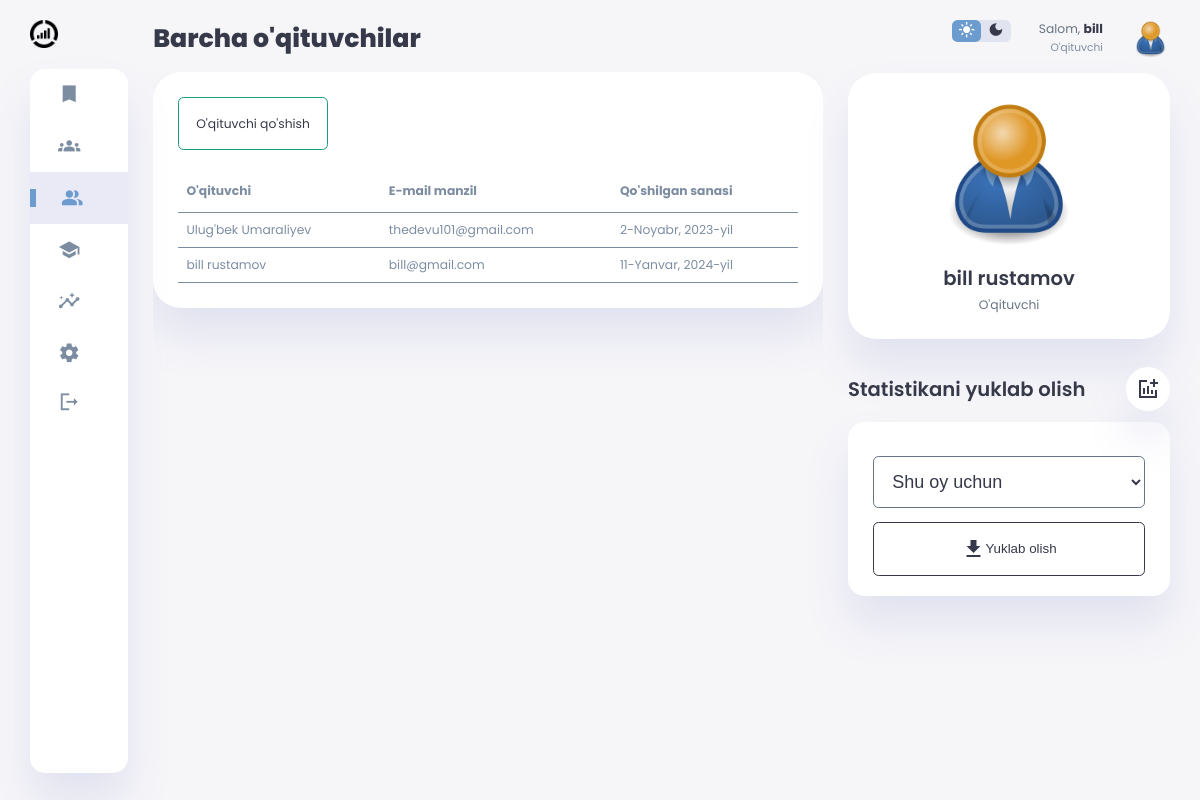
The page /teachers/ (signed in) on the database its author committed.
### app_users/models.py (models this page shows, shortened)
class User(AbstractUser):
    first_name = models.CharField(max_length=200, verbose_name="Ism")
    last_name = models.CharField(max_length=200, verbose_name="Familiya")
    email = models.EmailField(max_length=200, verbose_name="E-mail manzil", null=True, blank=True, unique=True)
    job = models.CharField(max_length=200, default="O'qituvchi", blank=True, null=True)
    profile_picture = models.ImageField(upload_to='thedevu101-admin-media/profile-pictures/',
                                        null=True,
                                        blank=True,
                                        default='profile-pictures/user-default.png', verbose_name="Profil rasmi")
    created = models.DateTimeField(auto_now_add=True)
    updated = models.DateTimeField(auto_now=True)
    id = models.UUIDField(default=uuid.uuid4, editable=False, primary_key=True, unique=True)
    REQUIRED_FIELDS = ['first_name', 'last_name', 'email']
    @property
    def full_name(self):
        return f"{self.first_name} {self.last_name}"
    class Meta:
        unique_together = [
            ['first_name', 'last_name']
        ]

### app_main/views.py (the view)
# urls.py: path('teachers/', views.teachers, name='teachers'),
@login_required(login_url="signin")
def teachers(request):
    context = {
        "title": "Barcha o'qituvchilar",
        "teachers": True,
        "teachers_list": User.objects.all().order_by(
            "last_name", "first_name", "-created"
        ),
    }
    return render(request, "app_main/teachers.html", context)

### app_main/templates/app_main/teachers.html (shortened to what this page needs)
{% extends 'base.html' %}
{% load static %}
{% block content %}
{% include 'components/_navbar.html' %}
<main>
    <h1>Barcha o'qituvchilar</h1>
    <div class="card-wrapper">
        <div class="card">
            <a class="button add-button" href="{% url 'add_teacher' %}">O'qituvchi qo'shish</a>
            <table>
                <thead>
                    <tr>
                        <th>№</td>
                        <th>O'qituvchi</td>
                        <th>E-mail manzil</td>
                        <th>Qo'shilgan sanasi</td>
                    </tr>
                </thead>
                <tbody>
                    {% for teacher in teachers_list %}
                    <tr>
                        <td>{{ teacher.full_name }}</td>
                        <td>{% if teacher.email %} {{ teacher.email }} {% else %} - {% endif %}</td>
                        <td>{{ teacher.created|date }}</td>
                    </tr>
                    {% endfor %}
                </tbody>
            </table>
        </div>
    </div>
</main>
{% include 'components/_right_block.html' %}
{% endblock content %}

### templates/base.html (shortened to what this page needs)
<!DOCTYPE html>
{% load static %}
<html lang="en">
<head>
  <link rel="stylesheet" href="{% static 'style.css' %}" />
</head>
<body class='dark-mode-variables'>
  <div class="container">{% block content %} {% endblock content %}</div>
</body>
</html>

### templates/components/_navbar.html (shortened to what this page needs)
{% load static %}
<aside>
    <div class="toggle">
        <div class="logo">
            <img src="{% static 'favicon.png' %}">
        </div>
    </div>
    <div class="sidebar">
        <a href="{% url 'subjects' %}" class="{% if subjects == True %} active {% endif %}">
                    <span class="material-icons-sharp">
                    </span>
        </a>
        <a href="{% url 'groups' %}" class="{% if groups == True %} active {% endif %}">
                    <span class="material-icons-sharp">
                    </span>
        </a>
        <a href="{% url 'teachers' %}" class="{% if teachers == True %} active {% endif %}">
                    <span class="material-icons-sharp">
                    </span>
        </a>
        <a href="{% url 'pupils' %}" class="{% if pupils == True %} active {% endif %}">
                    <span class="material-icons-sharp">
                    </span>
        </a>
        <a href="{% url 'dashboard' %}" class="{% if dashboard == True %} active {% endif %}">
                    <span class="material-icons-sharp">
                    </span>
        </a>
        <a href="{% url 'settings' %}" class="{% if settings == True %} active {% endif %}">
                    <span class="material-icons-sharp">
                    </span>
        </a>
        <a href="{% url 'signout' %}">
                    <span class="material-icons-sharp">
                    </span>
        </a>
    </div>
</aside>

### templates/components/_right_block.html (shortened to what this page needs)
{% load static %}
<div class="right-section">
    <div class="nav">
        <div class="dark-mode">
            <span class="material-icons-sharp">
            </span>
            <span class="material-icons-sharp">
            </span>
        </div>
        <div class="profile">
            <div class="info">
		    <p>Salom, <b>{{ request.user.first_name }}</b></p>
                <small class="text-muted">{{ request.user.job }}</small>
            </div>
            <div class="profile-photo">
                <img src="{{ request.user.profile_picture.url }}" alt="{{ request.user.full_name }}"
                    title="{{ request.user.full_name }}">
            </div>
        </div>
    </div>
    <div class="user-profile">
        <div class="logo" style="display: flex; flex-direction: column; align-items: center;">
            {% if not request.user.profile_picture %}
            <img src="{% static 'profile-pictures/user-default.png' %}" title="{{ request.user.full_name }}">
            {% else %}
            <img src="{{ request.user.profile_picture.url }}" alt="{{ request.user.full_name }}"
                title="{{ request.user.full_name }}">
            {% endif %}
            <h2>{{ request.user.full_name }}</h2>
            <p>{{ request.user.job }}</p>
        </div>
    </div>
    <div class="reminders">
        <div class="header">
            <h2>Statistikani yuklab olish</h2>
            <span class="material-icons-sharp">
            </span>
        </div>
        <div class="notification">
            <form action="{% url 'download_stats' %}" method="post">
                <select name="month">
                    <option value="current">Shu oy uchun</option>
                </select>
                <br>
                <button type="submit" class="button">
                    <span class="material-icons-sharp">
                    </span>
                    Yuklab olish
                </button>
            </form>
        </div>
    </div>
</div>

### rows shown on the page
User: full_name "Ulug'bek Umaraliyev", email "thedevu101@gmail.com", created "2-Noyabr, 2023-yil"
User: full_name "bill rustamov", email "bill@gmail.com", created "11-Yanvar, 2024-yil", user.first_name "bill", user.job "O'qituvchi", user.profile_picture (placeholder picture), user.full_name "bill rustamov"
